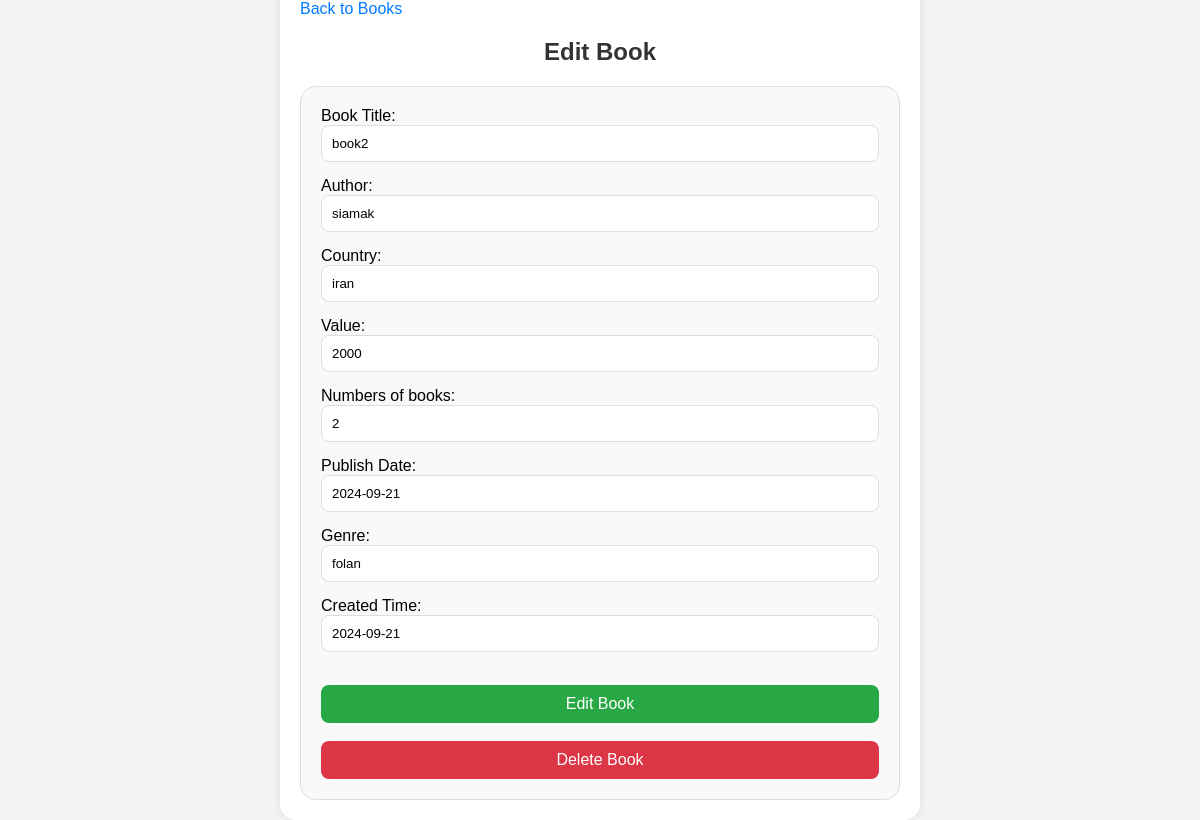
Screenshot of /edit_book/2/ with the database file from the repository.
### books/models.py (models this page shows, shortened)
class Book(models.Model):
    title = models.CharField(
        'Book Title',
        max_length=250,
        db_index=True
        )
    author = models.CharField(
        'Author',
        max_length=250,
        )
    author_country = models.CharField(
        'Country',
        max_length=100,
        null=True,
        blank=True,
    )
    value = models.BigIntegerField(
        'Value',
        default=0
    )
    quantity = models.IntegerField(
        'Numbers of books',
        default=1
    )
    date_published = models.DateField(
        'Publish Date',
        default=date.today
    )
    genre = models.CharField(
        'Genre',
        max_length=250
        )
    updated_at = models.DateField(
        'Last Update Date',
        auto_now=True,
    )
    created_at = models.DateField(
        'Created Time',
        default=date.today
    )

### books/views.py (the view, shortened to what this page needs)
# urls.py: path("edit_book/<int:book_id>/", views.edit_book, name="edit-book"),
def edit_book(request, book_id):
    book = Book.objects.get(id=book_id)
    form = BookForm(instance=book)
    if request.method == 'GET':
        return render(request, 'edit_book.html', {'form': form, 'book_id': book_id})

### books/forms.py
class BookForm(forms.ModelForm):
    class Meta:
        model = Book
        fields = "__all__"
        widgets = {
            'published_at': DateInput(),
        }

### books/templates/edit_book.html (shortened to what this page needs)
{% extends "base.html" %}
{% block back_button %}
  <a href="{% url 'books:book_list' %}" class="button">Back to Books</a>
{% endblock %}
{% block title %}Edit Book{% endblock %}
{% block content %}
  <form action="{% url 'books:edit-book' book_id %}" method="post">
    {{ form }}
    <br>
    <button type="submit" class="button ">Edit Book</button>
  </form>
  <br>
  <form action="{% url 'books:delete-book' book_id %}">
    <button class="button delete">Delete Book</button>
  </form>
{% endblock %}

### books/templates/base.html (style rules this page uses)
body { font-family: Arial, sans-serif; background-color: #f4f4f4; display: flex; justify-content: center; align-items: center; height: 100vh; margin: 0; padding: 0 20px; }
input[type="number"], input[type="text"], input[type="email"], input[type="password"] { width: 100%; padding: 10px; border-radius: 8px; border: 1px solid #ddd; margin-bottom: 15px; box-sizing: border-box; }
button { width: 100%; padding: 10px; background-color: #28a745; color: white; border: none; border-radius: 8px; cursor: pointer; font-size: 16px; }
.button.delete { background-color: #dc3545; }
a { color: #007bff; text-decoration: none; }

### rows the page displays
Book: title "book2", author "siamak", author_country "iran", value "2000", quantity "2", date_published "2024-09-21", genre "folan", created_at "2024-09-21"
